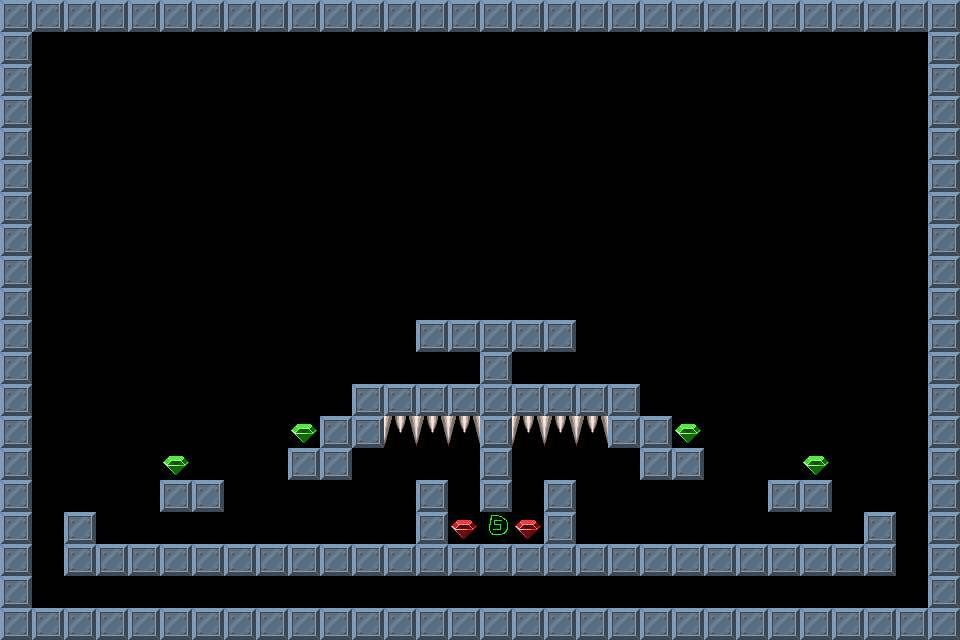

The image is a tile-based game level rendered from a .tmx file. Its description and source (layers, tilesets, objects; grid data summarised) follow:
An orthogonal 30x20 tile map with 32x32 px tiles, 1 tile layer (Tile Layer 1).

<map version="1.0" orientation="orthogonal" width="30" height="20" tilewidth="32" tileheight="32">
 <tileset firstgid="1" name="brick-1" tilewidth="32" tileheight="32">
  <image source="brick-1.png" width="128" height="128" />
  <tile id="0">
   <properties>
    <property name="components" value="Platform" />
   </properties>
  </tile>
  <tile id="1">
   <properties>
    <property name="components" value="PlayerStart" />
   </properties>
  </tile>
  <tile id="2">
   <properties>
    <property name="components" value="Spikes, Deadly" />
   </properties>
  </tile>
  <tile id="3">
   <properties>
    <property name="components" value="Gem" />
   </properties>
  </tile>
  <tile id="4">
   <properties>
    <property name="components" value="Spikes, Deadly" />
   </properties>
  </tile>
  <tile id="5">
   <properties>
    <property name="components" value="Stone, Pushable, Platform" />
   </properties>
  </tile>
  <tile id="6">
   <properties>
    <property name="components" value="Gem, PowerUp" />
   </properties>
  </tile>
  <tile id="7">
   <properties>
    <property name="components" value="Gem, PowerDown" />
   </properties>
  </tile>
 </tileset>
 <layer name="Tile Layer 1" width="30" height="20">
  <data>[600 cells, 171 non-empty, 5 distinct tile ids]</data>
 </layer>
</map>
